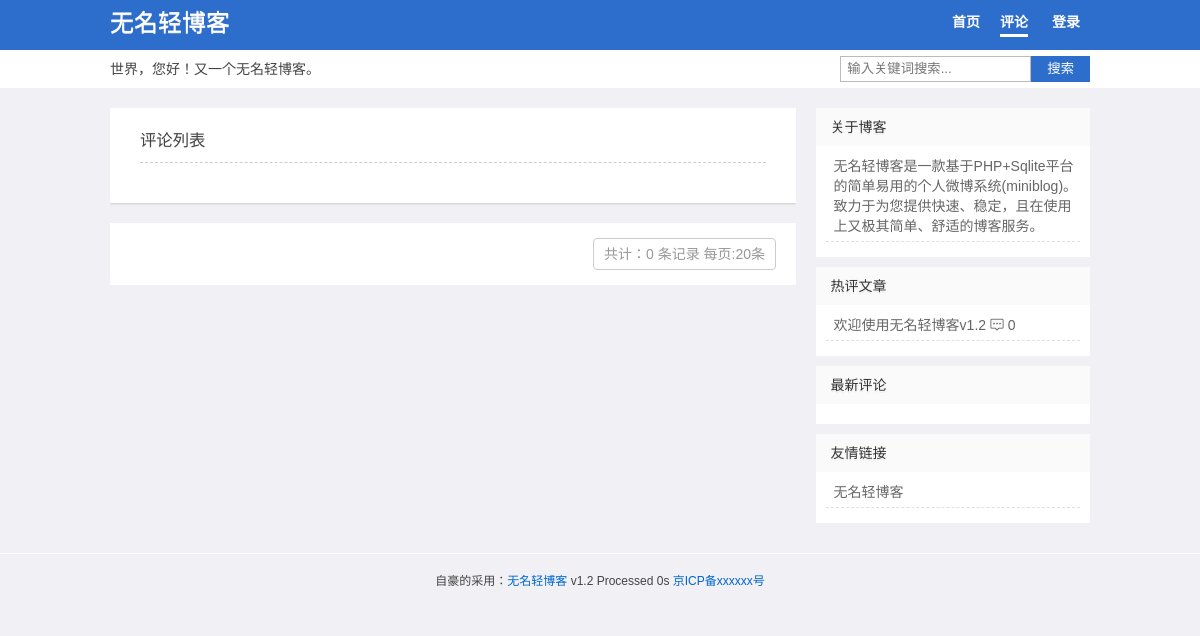
The app's page /index.php?act=plist with its own data.
### tables this page shows
CREATE TABLE "Set" (id INT (1), webuser VARCHAR (10), webtitle VARCHAR (20), webdesc VARCHAR (255), plsh INT (1), rewrite INT (1), safecode INT (1), icp VARCHAR (20), webmenu TEXT);

CREATE TABLE Wid (id INTEGER PRIMARY KEY AUTOINCREMENT, title VARCHAR (20), html TEXT, ord INT DEFAULT (1));

CREATE TABLE Log (id INTEGER PRIMARY KEY AUTOINCREMENT, title VARCHAR (100), sum VARCHAR (200), content TEXT, pic VARCHAR (200), pics VARCHAR (500), fm VARCHAR (20), atime DATETIME DEFAULT (datetime('now', 'localtime')), ist INT (1) DEFAULT (0), num INTEGER DEFAULT (0), pass VARCHAR (32), hide INT (1) DEFAULT (0), lock INT (1) DEFAULT (0));

### index.php (called while the page is built, shortened)
<?php
$t1 = microtime(true);
require 'app/class/config.php';
$db = new DbHelpClass();
$act = isset($_GET['act']) ? $_GET['act'] : '';
$s = isset($_GET['s']) ? htmlspecialchars($_GET['s']) : '';
$file = self();
$wid = $db->getdata("select * from `Wid` order by ord");
switch ($act) {
    case 'plist':
        $tpl = 'plist.php';
        break;
}
include 'assets/'.$template .'/'. $tpl;

### app/class/config.php (called while the page is built, shortened)
<?php
$template = 'qblog';
$admin = isset($_SESSION[KEY.'admin'])?$_SESSION[KEY.'admin']:0;
$set = getset();
$webtitle= $set['webtitle'];
$webdesc= $set['webdesc'];
$rewrite = $set['rewrite'];
$icp = $set['icp'];
$webmenu = vmenu($set['webmenu']);
require_once ROOT_PATH.'assets/'.$template.'/theme.php';
function getset(){
  $db =new DbHelpClass();
  if(empty($_SESSION[KEY.'set'])){
     $rs = $db->getdata("select * from `Set` where id=1");
     $set = $rs[0];
  }else{
     $set = $_SESSION[KEY.'set'];
  }
  return $set;
}
function vurl($id){
   global $rewrite;
   $url =  $rewrite?'post-'.$id.'.html':self().'?act=pl&id='.$id;
   return $url;
}
function vmenu($menu){
	global $rewrite;
	return $rewrite?str_replace(array('@index','@comment'),array('index.html','comment.html'),$menu):str_replace(array('@index','@comment'),array(self(),self().'?act=plist'),$menu);
}
function self(){
    $self = $_SERVER['PHP_SELF'];
    $php_self=substr($self,strrpos($self,'/')+1);
    return $php_self;
}
class DbHelpClass
    {
        private $conn;
        function __construct()
        {
            $path=ROOT_PATH."app/db/log.db";
			try{
			   $this->conn = new PDO('sqlite:'.$path);
			 }
			catch(Exception $errinfo){
				die ("PDO Connection faild.(可能空间不支持pdo_sqlite，详细错误信息：)".$errinfo);
			}
        }
        function getdata($sql,$params=array())
        {
            $bind=$this->conn->prepare($sql);
            $arrKeys=array_keys($params);
            $bind->execute();
            $result=$bind->fetchAll(PDO::FETCH_ASSOC);
            return $result;
        }
    }

### assets/qblog/right.php (the view)
<?php if(!defined('wmblog'))exit; ?><div id="sidebar">
     <div class="sidebar">
	  <?php foreach($wid as $v){?>
      <div class="widget">
        <h3><?php echo $v['title'];?></h3>
		<?php if($v['html']	==='topic'){?>
           <ul class="topic"><?php echo topic(10);?> </ul>
	    <?php }elseif ($v['html']	==='comment'){?>
           <ul class="comment"><?php echo comment(10);?></ul>
		<?php }else{?>
		  <ul><?php echo $v['html'];?></ul>
		<?php } ?>
      </div>
	 <?php } ?>
	 </div>
</div>

### assets/qblog/head.php (shortened to what this page needs)
<?php if(!defined('wmblog'))exit;?><!DOCTYPE HTML>
<html>
<head>
<link href="assets/<?php echo $template;?>/style.css" rel="stylesheet" type="text/css" />
</head>
<body>
<div id="wrap">
<div id="header">
  <div class="box-m">
    <div class="logo">
      <h2 id="title"><a href="./"><?php echo $webtitle;?></a></h2>
    </div>
    <div id="navigation">
      <ul id="nav">
		<?php
		echo $webmenu;
		if ($admin ==1) {?>
        <li><a href="<?php echo $file;?>?act=add" title="发布微博">发布</a></li>
		<li><a href="<?php echo $file;?>?act=set" title="设置微博">设置</a></li>
		<li><a href="<?php echo $file;?>?act=wid" title="设置边栏">边栏</a></li>
		<li><a href="<?php echo $file;?>?act=logout" title="退出">退出</a></li>
       <?php }else{ ?>
        <li><a href="<?php echo $file;?>?act=login" title="登陆到微博">登录</a></li>
	   <?php } ?>
      </ul>
    </div>
      </div>
	  <div class="other box-m">
	   <div class="desc"><?php echo $webdesc;?></div>
	   <form method="get" class="search-form" action="<?php echo $file;?>"> <input class="search-text" name="s" autocomplete="off" placeholder="输入关键词搜索..." required="required" type="text" value="<?php echo $s;?>"> <button class="search-submit" alt="搜索" type="submit">搜索</button></form>
	   </div>
</div>

### assets/qblog/theme.php (shortened to what this page needs)
<?php
function topic($n){
	global $db;
	$str = '';
    $rs =  $db->getdata("select id,title,sum,num from `Log` where hide=0 order by num desc limit 0,$n");
	foreach($rs as $v){
		if(empty($v['title'])){
		  $title = mb_substr(strip_tags($v['sum']),0,14,'utf-8');
		  if(empty($title)) {$title = '#分享';}
		}else{
		   $title = $v['title'];
		}
	  $str .= '<li><a href="'. vurl($v['id']) .'">'.$title.'</a> <i class="iconfont">&#xe654;</i> '.$v['num'].'</li>';
	}
   return $str;
}
?>

### assets/qblog/foot.php (shortened to what this page needs)
<?php if(!defined('wmblog'))exit; ?><div id="footer">自豪的采用：<a href="http://www.4jax.net">无名轻博客</a> <?php echo VER;?>  Processed <?php $t2 = microtime(true); echo round($t2-$t1,3); ?>s <a href="http://www.miitbeian.gov.cn/" rel="nofollow" target="_blank"><?php echo $icp;?></a></div>

### assets/qblog/style.css (style rules this page uses)
body,h1,h2,h3,p,blockquote,dl,dt,dd,ul,ol,li,button,input,textarea { margin: 0; padding: 0 }
body { font: 14px/24px Microsoft YaHei,Tahoma,Arial; background: #f0f0f5; display: block; cursor: default; color: #444; -webkit-font-smoothing: antialiased }
.iconfont { font-family: "iconfont";font-size: 14px;font-style: normal; }
h1,h2,h3 { font-weight: 500;text-shadow: 0 1px 0 #EEE }
a { color: #444;text-decoration: none }
ol,ul,li { list-style: none }
input,textarea,button { outline: 0 }
input[type^="email"],input[type^="text"],input[type^="password"],textarea { border: 1px solid #bbb; }
input { vertical-align: middle }
*,::after,::before { box-sizing: border-box; }
.box-m { width: 980px;margin:0 auto;position:relative; }
#header { background:#2d6dcc;width: 100%;margin-bottom: 20px;position: relative;z-index: 100;border-bottom: 38px solid #FFF;height: 88px; }
#sidebar { width: 28%;float: right;overflow: hidden }
#footer { text-align: center;font-size: 12px;padding: 15px 0;border-top: 1px solid #FFF; }
#header .logo { float: left;margin-top:10px;line-height: 26px;font-size: 14px;position: absolute }
#header .logo a { color: #fff;font-size:24px }
#navigation { position:absolute;right:0;top:10px; }
#nav { display:block; }
#nav li { list-style: none;padding: 0;margin: 0;display: inline }
#nav li { padding: 6px 10px; }
#nav li a { display: inline-block;color: #fff;text-decoration: none;font-size: 14px;font-weight: bold; }
#nav li a:hover, #navigation ul li .on { border-bottom:3px solid #fff; }
.desc,.search-form { display: block;position: absolute;top: 50px;height: 38px;line-height: 38px; }
.desc { left:0; }
.search-form { right:0;padding:6px 0; }
.search-text { float: left;border-right: 0;padding: 0 6px;height: 26px;line-height: 26px;border-radius: 0; }
.search-submit { cursor: pointer;float: left;line-height: 26px;height: 26px;background: #2d6dcc;color: #FFF;padding: 0 16px;text-align: center;border-radius: 0;border: 0; }
.sidebar { box-shadow: 0 1px 2px #CCC;overflow: hidden; }
.widget { background-color: #FFF;margin-bottom: 10px;color: #666;overflow: hidden }
.widget a { color: #666 }
.widget h3 { padding: 0 15px;font-size: 14px;line-height: 38px;color: #333;font-size: 14px;text-shadow: 0 2px 0 #EEE;background: #fafafa; }
.widget ul { padding : 10px }
.widget li { line-height: 20px;padding: 0 0 5px 8px;margin-bottom: 5px;border-bottom: 1px dashed #e0e0e0 }
.comment { overflow: hidden; }
#footer a { color: #06C }

### records on screen
set: webtitle "无名轻博客", webmenu "首页 评论", webdesc "世界，您好！又一个无名轻博客。", icp "京ICP备xxxxxx号"
wid: title "关于博客", html "无名轻博客是一款基于PHP+Sqlite平台的简单易用的个人微博系统(miniblog)。致力于为您提供快速、稳定，且在使用上又极其简单、舒适的博客服务。"
wid: title "热评文章"
log: title "欢迎使用无名轻博客v1.2", num "0"
wid: title "最新评论"
wid: title "友情链接", html "无名轻博客"

### other values on screen
$count "0"
$per_page "20"
VER "v1.2"
